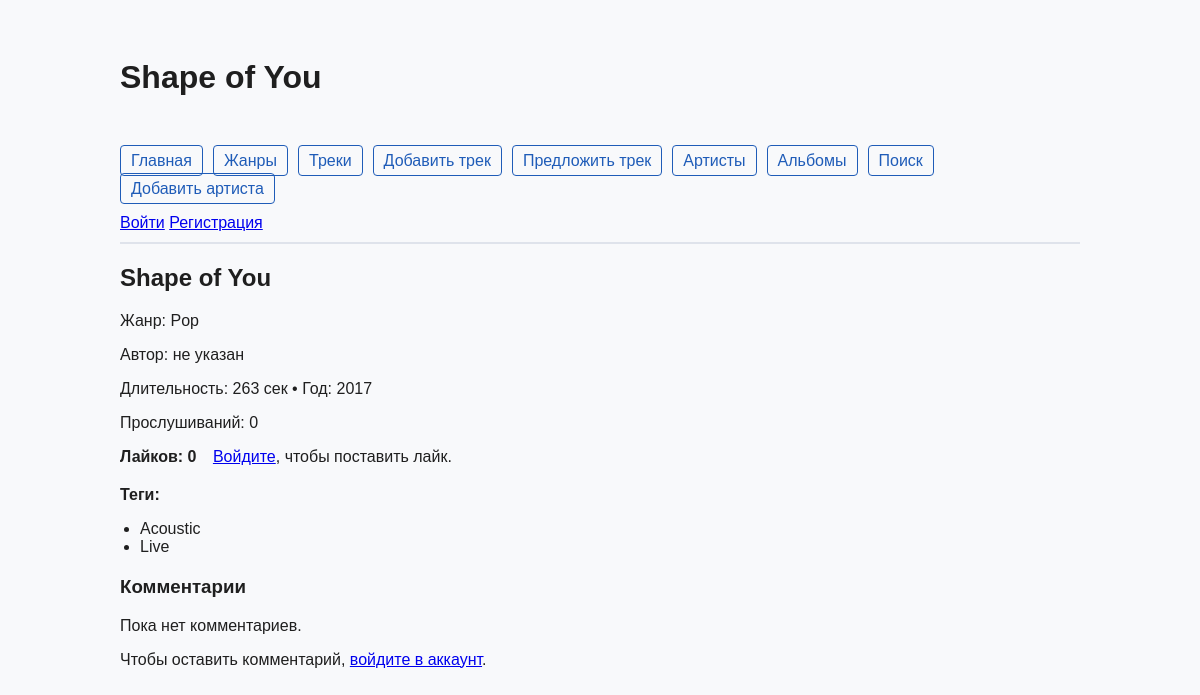
The app's page /tracks/shape-of-you/ with its own data.
### music/models.py (models this page shows, shortened)
class Track(models.Model):
    title = models.CharField(max_length=150)
    slug = models.SlugField(max_length=160, unique=True)
    duration = models.PositiveIntegerField(help_text='Длительность, сек')
    release_year = models.PositiveSmallIntegerField()
    play_count = models.PositiveIntegerField(default=0)
    is_published = models.BooleanField(default=True)
    genre = models.ForeignKey(Genre, on_delete=models.CASCADE, related_name='tracks')
    tags = models.ManyToManyField(Tag, related_name='tracks', blank=True)
    image = models.ImageField(upload_to=track_image_upload_to, blank=True, null=True)
    author = models.ForeignKey(
        settings.AUTH_USER_MODEL,
        on_delete=models.SET_NULL,
        null=True,
        blank=True,
        related_name='tracks',
        verbose_name='автор',
    )
    class Meta:
        ordering = ['-release_year', 'title']
        verbose_name = 'трек'
        verbose_name_plural = 'треки'
        permissions = [
            ('can_publish_track', 'Can publish track'),
        ]

class Genre(models.Model):
    name = models.CharField(max_length=100, unique=True)
    slug = models.SlugField(max_length=100, unique=True)
    audience = models.CharField(
        max_length=20,
        choices=GenreAudience.choices,
        default=GenreAudience.GENERAL,
    )
    is_published = models.BooleanField(default=True)
    created_at = models.DateTimeField(auto_now_add=True)
    objects = models.Manager()
    published = PublishedGenreManager()
    class Meta:
        ordering = ['name']
        verbose_name = 'жанр'
        verbose_name_plural = 'жанры'

class Tag(models.Model):
    name = models.CharField(max_length=100, unique=True)
    slug = models.SlugField(max_length=120, unique=True)
    class Meta:
        ordering = ['name']
        verbose_name = 'тег'
        verbose_name_plural = 'теги'

### music/views.py (the view, shortened to what this page needs)
# urls.py: path('tracks/<slug:slug>/', views.TrackDetailView.as_view(), name='track_detail'),
class TrackDetailView(MusicMenuMixin, DetailView):
    model = Track
    template_name = 'music/track_detail.html'
    context_object_name = 'track'
    slug_field = 'slug'
    slug_url_kwarg = 'slug'
    page_title = 'Трек'
    comment_form_class = CommentForm
    def get_context_data(self, **kwargs):
        context = super().get_context_data(**kwargs)
        context['title'] = self.object.title
        context['comments'] = self.object.comments.select_related('author')
        context['likes_count'] = self.object.likes.count()
        context['has_liked'] = (
            self.request.user.is_authenticated
            and self.object.likes.filter(user=self.request.user).exists()
        )
        if 'comment_form' not in context:
            context['comment_form'] = self.comment_form_class() if self.request.user.is_authenticated else None
        return context
    def get_queryset(self):
        return (
            Track.objects.select_related('genre', 'author')
            .prefetch_related('tags', 'comments__author', 'likes')
        )

### music/views.py (called while the page is built)
    def get_page_title(self):
        return getattr(self, 'page_title', '')

    def get_menu(self):
        return MENU

    def get_context_data(self, **kwargs):
        context = super().get_context_data(**kwargs)
        context.setdefault('menu', self.get_menu())
        if 'title' not in context:
            context['title'] = self.get_page_title()
        return context

### music/templates/music/track_detail.html (shortened to what this page needs)
﻿{% extends 'base.html' %}
{% block content %}
<article class="track-detail">
    <h2>{{ track.title }}</h2>
    <p>Жанр: {{ track.genre.name }}</p>
    <p>
        Автор:
        {% if track.author %}
            {% with full_name=track.author.get_full_name %}
                {% if full_name %}
                    {{ full_name }}
                {% else %}
                    {{ track.author.username }}
                {% endif %}
            {% endwith %}
        {% else %}
            не указан
        {% endif %}
    </p>
    <p>Длительность: {{ track.duration }} сек • Год: {{ track.release_year }}</p>
    <p>Прослушиваний: {{ track.play_count }}</p>
    <div class="track-likes">
        <strong>Лайков: {{ likes_count }}</strong>
        {% if user.is_authenticated %}
            <form method="post" action="{% url 'track_like_toggle' track.slug %}" style="display:inline-block;margin-left:12px;">
                {% csrf_token %}
                <button type="submit">
                    {% if has_liked %}Убрать лайк{% else %}Лайк{% endif %}
                </button>
            </form>
        {% else %}
            <span style="margin-left:12px;">
                <a href="{% url 'login' %}?next={{ request.path }}">Войдите</a>, чтобы поставить лайк.
            </span>
        {% endif %}
    </div>
    <section>
        <strong>Теги:</strong>
        <ul>
            {% for tag in track.tags.all %}
                <li>{{ tag.name }}</li>
            {% empty %}
                <li>Без тегов</li>
            {% endfor %}
        </ul>
    </section>
</article>
<section class="track-comments">
    <h3>Комментарии</h3>
    {% if comments %}
        <ul class="comments-list">
            {% for comment in comments %}
                <li>
                    <div class="comment-meta">
                        <strong>
                            {% if comment.author %}
                                {% with full_name=comment.author.get_full_name %}
                                    {% if full_name %}
                                        {{ full_name }}
                                    {% else %}
                                        {{ comment.author.username }}
                                    {% endif %}
                                {% endwith %}
                            {% else %}
                                Аноним
                            {% endif %}
                        </strong>
                        <span>{{ comment.created_at|date:"d.m.Y H:i" }}</span>
                    </div>
                    <p>{{ comment.text|linebreaksbr }}</p>
                </li>
            {% endfor %}
        </ul>
    {% else %}
        <p>Пока нет комментариев.</p>
    {% endif %}
    <div class="comment-form">
        {% if user.is_authenticated %}
            <h4>Оставить комментарий</h4>
            <form method="post">
                {% csrf_token %}
                {{ comment_form.non_field_errors }}
                <div>
                    {{ comment_form.text.label_tag }}
                    {{ comment_form.text }}
                    {% for error in comment_form.text.errors %}
                        <p class="error">{{ error }}</p>
                    {% endfor %}
                </div>
                <button type="submit">Отправить</button>
            </form>
        {% else %}
            <p>Чтобы оставить комментарий, <a href="{% url 'login' %}?next={{ request.path }}">войдите в аккаунт</a>.</p>
        {% endif %}
    </div>
</section>
{% endblock %}

### templates/base.html (shortened to what this page needs)
﻿{% load static %}
<!DOCTYPE html>
<html lang="ru">
<head>
    <link rel="stylesheet" href="{% static 'music/css/style.css' %}">
</head>
<body class="page">
<div class="container">
<header class="site-header">
    <h1>{{ title|default:"Музыкальный каталог" }}</h1>
    {% include 'includes/nav.html' %}
    <div class="auth-links">
        {% if request.user.is_authenticated %}
            <a href="{% url 'profile' %}">Профиль</a>
            <form method="post" action="{% url 'logout' %}" style="display:inline;">
                {% csrf_token %}
                <button type="submit">Выйти</button>
            </form>
        {% else %}
            <a href="{% url 'login' %}">Войти</a>
            <a href="{% url 'register' %}">Регистрация</a>
        {% endif %}
    </div>
</header>
<main class="main-content">
    {% block content %}{% endblock %}
</main>
</div>
</body>
</html>

### static/music/css/style.css (style rules this page uses)
.container { max-width: 960px; margin: 0 auto; padding: 20px; }
.site-header { border-bottom: 2px solid #dfe3eb; margin-bottom: 20px; padding-bottom: 10px; }
.main-content ul { padding-left: 20px; }
section { margin-top: 20px; }

### records on screen
Track: title "Shape of You", genre.name "Pop", duration "263", release_year "2017", play_count "0"
Tag: name "Acoustic"
Tag: name "Live"

### other values on screen
{{ item.title }} "Главная" "Жанры" "Треки" "Добавить трек" "Предложить трек" "Артисты" "Альбомы" "Поиск" "Добавить артиста"
{{ likes_count }} "0"
